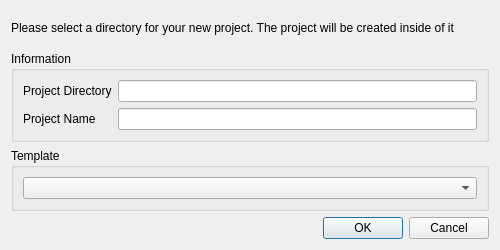
<?xml version="1.0" encoding="UTF-8"?>
<ui version="4.0">
 <class>DialogCreateProject</class>
 <widget class="QDialog" name="DialogCreateProject">
  <property name="geometry">
   <rect>
    <x>0</x>
    <y>0</y>
    <width>500</width>
    <height>250</height>
   </rect>
  </property>
  <property name="minimumSize">
   <size>
    <width>500</width>
    <height>250</height>
   </size>
  </property>
  <property name="maximumSize">
   <size>
    <width>500</width>
    <height>250</height>
   </size>
  </property>
  <property name="windowTitle">
   <string>Create Project</string>
  </property>
  <layout class="QGridLayout" name="gridLayout_2">
   <item row="1" column="0">
    <widget class="QDialogButtonBox" name="buttonBox">
     <property name="orientation">
      <enum>Qt::Horizontal</enum>
     </property>
     <property name="standardButtons">
      <set>QDialogButtonBox::Cancel|QDialogButtonBox::Ok</set>
     </property>
    </widget>
   </item>
   <item row="0" column="0">
    <layout class="QGridLayout" name="gridLayout">
     <item row="1" column="0" colspan="2">
      <widget class="QGroupBox" name="groupBox">
       <property name="title">
        <string>Information</string>
       </property>
       <layout class="QGridLayout" name="gridLayout_3">
        <item row="0" column="0">
         <layout class="QFormLayout" name="formLayout">
          <property name="fieldGrowthPolicy">
           <enum>QFormLayout::ExpandingFieldsGrow</enum>
          </property>
          <item row="0" column="0">
           <widget class="QLabel" name="label_2">
            <property name="text">
             <string>Project Directory</string>
            </property>
           </widget>
          </item>
          <item row="0" column="1">
           <widget class="QLineEdit" name="lineEditDirectory"/>
          </item>
          <item row="1" column="0">
           <widget class="QLabel" name="label_3">
            <property name="text">
             <string>Project Name</string>
            </property>
           </widget>
          </item>
          <item row="1" column="1">
           <widget class="QLineEdit" name="lineEditName"/>
          </item>
         </layout>
        </item>
       </layout>
      </widget>
     </item>
     <item row="0" column="0" colspan="2">
      <widget class="QLabel" name="label">
       <property name="text">
        <string>Please select a directory for your new project. The project will be created inside of it</string>
       </property>
       <property name="wordWrap">
        <bool>true</bool>
       </property>
      </widget>
     </item>
     <item row="2" column="0" colspan="2">
      <widget class="QGroupBox" name="groupBox_2">
       <property name="title">
        <string>Template</string>
       </property>
       <layout class="QGridLayout" name="gridLayout_4">
        <item row="0" column="0">
         <layout class="QGridLayout" name="gridLayout_5">
          <item row="0" column="0">
           <widget class="QComboBox" name="comboBoxTemplate"/>
          </item>
         </layout>
        </item>
       </layout>
      </widget>
     </item>
    </layout>
   </item>
  </layout>
 </widget>
 <resources/>
 <connections>
  <connection>
   <sender>buttonBox</sender>
   <signal>accepted()</signal>
   <receiver>DialogCreateProject</receiver>
   <slot>accept()</slot>
   <hints>
    <hint type="sourcelabel">
     <x>248</x>
     <y>254</y>
    </hint>
    <hint type="destinationlabel">
     <x>157</x>
     <y>274</y>
    </hint>
   </hints>
  </connection>
  <connection>
   <sender>buttonBox</sender>
   <signal>rejected()</signal>
   <receiver>DialogCreateProject</receiver>
   <slot>reject()</slot>
   <hints>
    <hint type="sourcelabel">
     <x>316</x>
     <y>260</y>
    </hint>
    <hint type="destinationlabel">
     <x>286</x>
     <y>274</y>
    </hint>
   </hints>
  </connection>
 </connections>
</ui>
